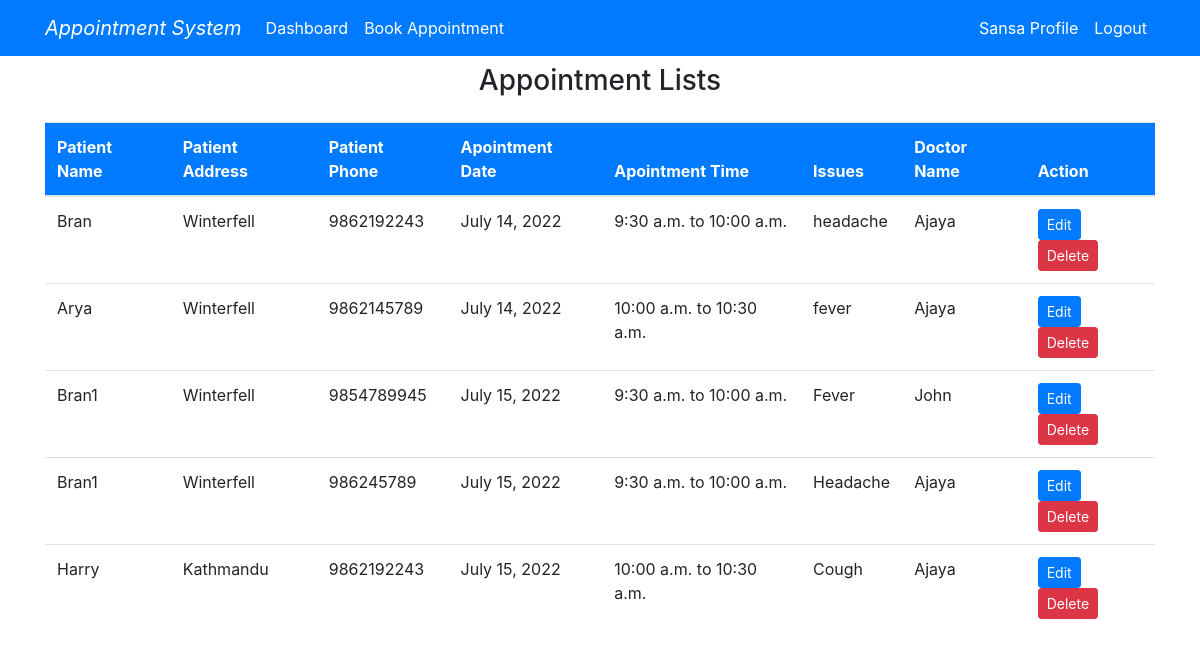
The page /receptionist-dashboard/ (signed in) on the database its author committed.
### booking_app/models.py (models this page shows, shortened)
class Appointment(models.Model):
    patient_name = models.CharField(max_length=70)
    patient_address = models.CharField(max_length=70)
    patient_phone = models.PositiveIntegerField()
    date = models.DateField()
    time = models.CharField(max_length=100, choices=BOOKING_TIME)
    issue = models.CharField(max_length=100)
    doctor = models.ForeignKey(Doctor, on_delete=models.CASCADE)
    class Meta:
        verbose_name_plural = 'Appointment'

class Doctor(models.Model):
    user = models.OneToOneField(User, on_delete=models.CASCADE)
    first_name = models.CharField(max_length=50)
    last_name = models.CharField(max_length=50)
    phone = models.PositiveIntegerField()
    address = models.CharField(max_length=50)
    image = models.ImageField(default='default.jpg', upload_to='Doctor_Images')
    class Meta:
        verbose_name_plural = 'Doctor'

### booking_app/views.py (the view)
# urls.py: path('receptionist-dashboard/', views.receptionist_dashboard, name='receptionist_dashboard'),
def receptionist_dashboard(request):
    appointments = Appointment.objects.all()
    context = {
        'appointments': appointments
    }
    return render(request, 'receptionist_dashboard.html', context)

### templates/receptionist_dashboard.html (shortened to what this page needs)
{% extends 'base.html' %}
{% block content %}
{% load crispy_forms_tags %}
{% include 'nav_recep.html' %}
<h3 class="text-center mt-2">Appointment Lists</h3>
<div class="container">
    <div class="row my-4">
        <div class="col-md-12">
            <table class="table bg-white">
                <thead class="bg-primary">
                    <tr class="text-white">
                        <th scope="col">Patient Name</th>
                        <th scope="col">Patient Address</th>
                        <th scope="col">Patient Phone</th>
                        <th scope="col">Apointment Date</th>
                        <th scope="col">Apointment Time</th>
                        <th scope="col">Issues</th>
                        <th scope="col">Doctor Name</th>
                        <th scope="col">Action</th>
                    </tr>
                </thead>
                <tbody>
                    {% for appointment in appointments %}
                    <tr>
                        <td>{{ appointment.patient_name }}</td>
                        <td>{{ appointment.patient_address }}</td>
                        <td>{{ appointment.patient_phone }}</td>
                        <td>{{ appointment.date }}</td>
                        <td>{{ appointment.time }}</td>
                        <td>{{ appointment.issue }}</td>
                        <td>{{ appointment.doctor.first_name }}</td>
                        <td>
                            <a class="btn btn-primary btn-sm" href="{% url 'appointment_update' appointment.id %}">Edit</a>
                            <a class="btn btn-danger btn-sm" href="{% url 'appointment_delete' appointment.id %}">Delete</a>
                        </td>
                    </tr>
                    {% endfor %}
                </tbody>
            </table>
        </div>
    </div>
</div>
{% endblock %}

### templates/nav_recep.html (shortened to what this page needs)
<nav class="navbar navbar-expand-lg navbar-info bg-primary">
    <div class="container">
        {% if user.is_authenticated %}
        <a class="navbar-brand text-white"><i>Appointment System</i></a>
        <div class="collapse navbar-collapse" id="navbarSupportedContent">
            <ul class="navbar-nav mr-auto">
                <li class="nav-item active">
                    <a class="nav-link text-white" href="{% url 'receptionist_dashboard' %}">Dashboard </a>
                </li>
                <li class="nav-item active">
                    <a class="nav-link text-white" href="{% url 'appointment' %}">Book Appointment </a>
                </li>
            </ul>
            <ul class="navbar-nav ml-auto">
                <li class="nav-item active">
                    <a class="nav-link text-white" href="{% url 'profile_recep' %}">{{ user.username }} Profile
                        <span class="sr-only">(current)</span></a>
                </li>
                <li class="nav-item">
                    <a class="nav-link text-white" href="{% url 'logout' %}">Logout</a>
                </li>
            </ul>
            {% endif %}
        </div>
    </div>
  </nav>

### rows shown on the page
Appointment: patient_name "Bran", patient_address "Winterfell", patient_phone "9862192243", date "July 14, 2022", time "9:30 a.m. to 10:00 a.m.", issue "headache", doctor.first_name "Ajaya"
Appointment: patient_name "Arya", patient_address "Winterfell", patient_phone "9862145789", date "July 14, 2022", time "10:00 a.m. to 10:30 a.m.", issue "fever", doctor.first_name "Ajaya"
Appointment: patient_name "Bran1", patient_address "Winterfell", patient_phone "9854789945", date "July 15, 2022", time "9:30 a.m. to 10:00 a.m.", issue "Fever", doctor.first_name "John"
Appointment: patient_name "Bran1", patient_address "Winterfell", patient_phone "986245789", date "July 15, 2022", time "9:30 a.m. to 10:00 a.m.", issue "Headache", doctor.first_name "Ajaya"
Appointment: patient_name "Harry", patient_address "Kathmandu", patient_phone "9862192243", date "July 15, 2022", time "10:00 a.m. to 10:30 a.m.", issue "Cough", doctor.first_name "Ajaya"

### other values the page prints
{{ user.username }} "Sansa"
